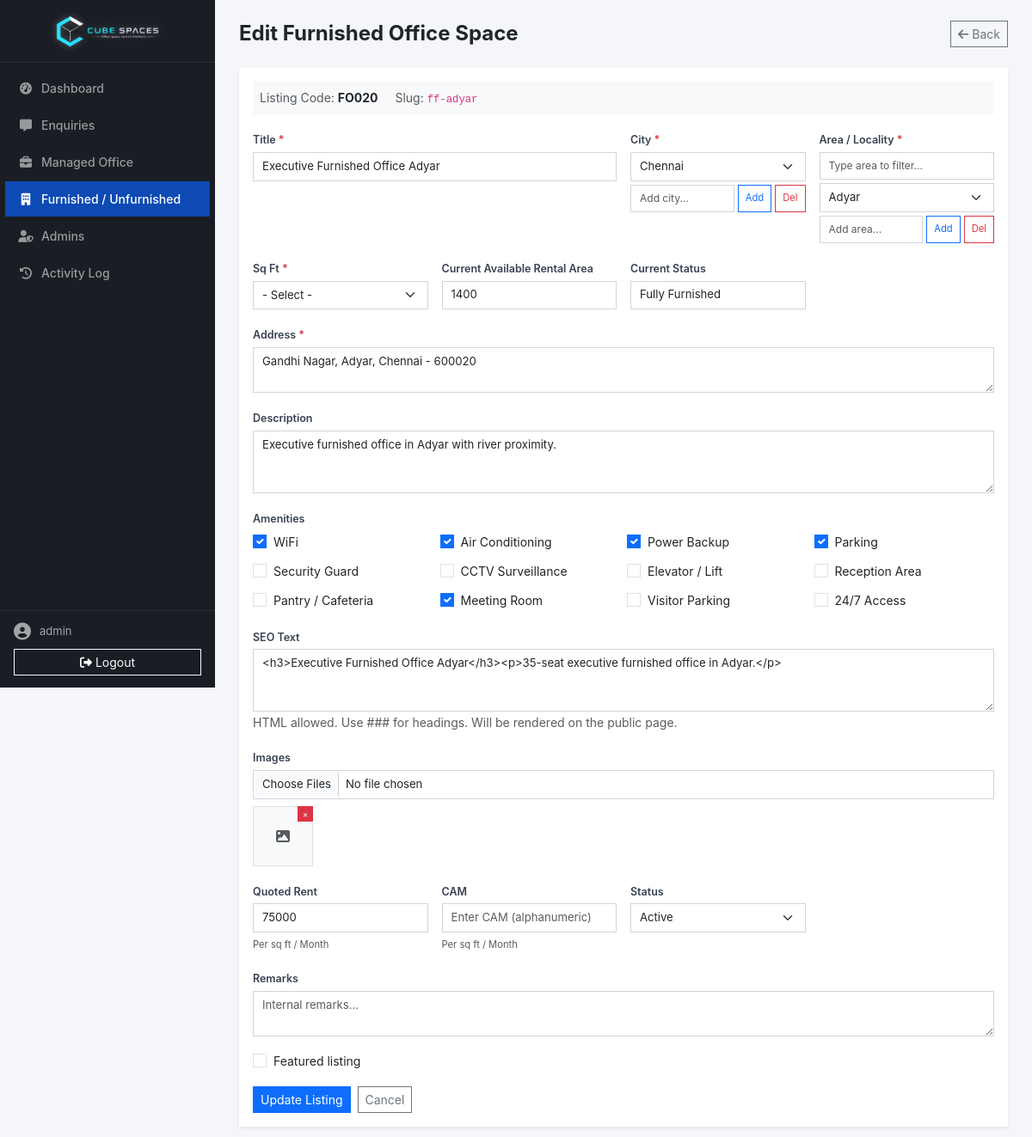
The page /admin/office-space.php?mode=edit&id=20&type=furnished (signed in) on the database its author committed.
### tables this page shows
CREATE TABLE IF NOT EXISTS `furnished_offices` (
  `id` int NOT NULL AUTO_INCREMENT PRIMARY KEY,
  `title` varchar(255) NOT NULL,
  `slug` varchar(255) UNIQUE,
  `description` longtext,
  `city` varchar(100),
  `area` varchar(150),
  `address` varchar(500),
  `latitude` decimal(10, 7),
  `longitude` decimal(10, 7),
  `price` varchar(255),
  `cam` TEXT DEFAULT NULL,
  `price_label` varchar(100),
  `total_seats` int,
  `available_sqft` varchar(100),
  `min_inventory` varchar(50),
  `inventory_type` varchar(100),
  `total_area_sqft` int,
  `amenities` json,
  `images` json,
  `status` enum('draft', 'published', 'archived') DEFAULT 'draft',
  `featured` tinyint(1) DEFAULT 0,
  `feature_highlights` json,
  `seo_text` longtext,
  `office_space_type` varchar(100),
  `listing_type` varchar(50),
  `listing_code` varchar(50),
  `created_at` timestamp DEFAULT CURRENT_TIMESTAMP,
  `updated_at` timestamp DEFAULT CURRENT_TIMESTAMP ON UPDATE CURRENT_TIMESTAMP
);

### lib/config.php (called while the page is built, shortened)
<?php
function get_listing_table(string $type): ?string {
    return ALLOWED_LISTING_TABLES[$type] ?? null;
}

### admin/office-space.php (the view, shortened to what this page needs)
<?php
require_once __DIR__ . '/layout.php';
$mode = $_GET['mode'] ?? 'list';
$editId = (int)($_GET['id'] ?? 0);
$editType = trim($_GET['type'] ?? ($mode === 'add' ? 'furnished' : ''));
$editTable = get_listing_table($editType) ?: 'furnished_offices';
if ($mode === 'add' || $mode === 'edit'):
    $listing = ['title'=>'', 'listing_type'=>'', 'description'=>'', 'city'=>'', 'area'=>'', 'address'=>'', 'price'=>'', 'cam'=>'', 'price_label'=>'', 'total_seats'=>'', 'total_area_sqft'=>'', 'available_sqft'=>'', 'min_inventory'=>'', 'inventory_type'=>'', 'amenities'=>'[]', 'images'=>'[]', 'status'=>'active', 'featured'=>0, 'office_space_type'=>'rent', 'feature_highlights'=>'[]', 'seo_text'=>'', 'remarks'=>'', 'latitude'=>null, 'longitude'=>null, 'listing_code'=>'', 'slug'=>''];
    if ($mode === 'edit' && $editId && $editTable) {
        $stmt = mysqli_prepare($conn, "SELECT * FROM $editTable WHERE id=?");
        mysqli_stmt_bind_param($stmt, 'i', $editId);
        mysqli_stmt_execute($stmt);
        $r = mysqli_stmt_get_result($stmt);
        $listing = mysqli_fetch_assoc($r);
    }
    $amenities = json_decode($listing['amenities'] ?? '[]', true);
    $images = array_values(array_filter(json_decode($listing['images'] ?? '[]', true) ?: [], function($img) {
        if (!is_string($img) || trim($img) === '') return false;
        if (parse_url($img, PHP_URL_HOST) || parse_url($img, PHP_URL_SCHEME)) return true;
        $path = parse_url($img, PHP_URL_PATH);
        if (!$path) return false;
        if (str_contains($path, 'serve_image.php')) return true;
        if (str_starts_with($path, '/uploads/listings/') && preg_match('/_\d+\.(jpg|jpeg|png|webp|gif)(\?.*)?$/i', $path)) return true;
        return file_exists(__DIR__ . '/..' . $path);
    }));
    $cities = mysqli_query($conn, "SELECT city FROM (SELECT city COLLATE utf8mb4_unicode_ci AS city FROM listing_cities UNION SELECT DISTINCT city COLLATE utf8mb4_unicode_ci AS city FROM furnished_offices WHERE city != '' UNION SELECT DISTINCT city COLLATE utf8mb4_unicode_ci AS city FROM unfurnished_offices WHERE city != '') AS c ORDER BY city");
    $amenityList = ['WiFi','Air Conditioning','Power Backup','Parking','Security Guard','CCTV Surveillance','Elevator / Lift','Reception Area','Pantry / Cafeteria','Meeting Room','Visitor Parking','24/7 Access'];
?>
<div class="d-flex justify-content-between align-items-center mb-4">
    <h4 class="fw-bold mb-0"><?= $mode === 'add' ? 'Add' : 'Edit' ?> <?= $mode === 'edit' ? ucfirst($editType) : '' ?> Office Space</h4>
    <a href="office-space.php" class="btn btn-outline-secondary btn-sm"><i class="fa-solid fa-arrow-left me-1"></i>Back</a>
</div>
<div class="card border-0 shadow-sm">
    <div class="card-body">
        <?php if ($mode === 'edit' && $listing['listing_code']): ?>
        <div class="mb-3 p-2 bg-light small">
            <span class="text-muted">Listing Code:</span> <strong><?= htmlspecialchars($listing['listing_code']) ?></strong>
            <?php if ($listing['slug']): ?><span class="ms-3 text-muted">Slug:</span> <code><?= htmlspecialchars($listing['slug']) ?></code><?php endif; ?>
        </div>
        <?php endif; ?>
        <form id="listingForm" class="row g-3 needs-validation" enctype="multipart/form-data" novalidate>
            <div class="col-md-6 position-relative">
                <label for="title" class="form-label small fw-semibold">Title <span class="text-danger">*</span></label>
                <input type="text" name="title" id="title" class="form-control form-control-sm" required value="<?= htmlspecialchars($listing['title']) ?>" placeholder="e.g. RMZ Millenia">
            </div>
            <div class="col-md-3 position-relative">
                <label for="city" class="form-label small fw-semibold">City <span class="text-danger">*</span></label>
                <select name="city" id="city" class="form-select form-select-sm" required onchange="filterAreasByCity()">
                    <?php if ($cities && mysqli_num_rows($cities)): mysqli_data_seek($cities, 0); while ($c = mysqli_fetch_assoc($cities)): ?>
                    <option value="<?= htmlspecialchars($c['city']) ?>" <?= $listing['city']===$c['city']?'selected':'' ?>><?= htmlspecialchars(ucfirst($c['city'])) ?></option>
                    <?php endwhile; endif; ?>
                </select>
                <div class="d-flex gap-1 mt-1">
                    <input type="text" id="newCity" class="form-control form-control-sm" placeholder="Add city..." style="font-size:0.75rem;">
                    <button type="button" class="btn btn-sm btn-outline-primary" onclick="window.addNewCity()" style="font-size:0.7rem;white-space:nowrap;">Add</button>
                    <button type="button" class="btn btn-sm btn-outline-danger" onclick="window.deleteCity()" style="font-size:0.7rem;white-space:nowrap;">Del</button>
                </div>
            </div>
            <div class="col-md-3 position-relative">
                <label for="area" class="form-label small fw-semibold">Area / Locality <span class="text-danger">*</span></label>
                <input type="text" id="areaSearch" class="form-control form-control-sm mb-1" placeholder="Type area to filter..." oninput="filterAreasByText(this)" style="font-size:0.75rem;">
                <select name="area" id="area" class="form-select form-select-sm" required>
                    <option value="">- Select -</option>
                </select>
                <div class="d-flex gap-1 mt-1">
                    <input type="text" id="newArea" class="form-control form-control-sm" placeholder="Add area..." style="font-size:0.75rem;">
                    <button type="button" class="btn btn-sm btn-outline-primary" onclick="window.addNewArea()" style="font-size:0.7rem;white-space:nowrap;">Add</button>
                    <button type="button" class="btn btn-sm btn-outline-danger" onclick="window.deleteArea()" style="font-size:0.7rem;white-space:nowrap;">Del</button>
                </div>
            </div>
            <div class="col-md-3 position-relative">
                <label for="available_sqft" class="form-label small fw-semibold">Sq Ft <span class="text-danger">*</span></label>
                <select name="available_sqft" id="available_sqft" class="form-select form-select-sm" required>
                    <option value="">- Select -</option>
                </select>
            </div>
            <div class="col-md-3 position-relative">
                <label for="total_area_sqft" class="form-label small fw-semibold">Current Available Rental Area</label>
                <input type="number" name="total_area_sqft" id="total_area_sqft" class="form-control form-control-sm" value="<?= htmlspecialchars($listing['total_area_sqft'] ?? '') ?>" placeholder="e.g. 5000">
            </div>
            <div class="col-md-3 position-relative">
                <label for="inventory_type" class="form-label small fw-semibold">Current Status</label>
                <input type="text" name="inventory_type" id="inventory_type" class="form-control form-control-sm" value="<?= htmlspecialchars($listing['inventory_type'] ?? '') ?>" placeholder="e.g. Ready to move in" oninput="validateInventoryType(this)">
            </div>
            <div class="col-12 position-relative">
                <label for="address" class="form-label small fw-semibold">Address <span class="text-danger">*</span></label>
                <textarea name="address" id="address" class="form-control form-control-sm" rows="2" required placeholder="Full address"><?= htmlspecialchars($listing['address']??'') ?></textarea>
            </div>
            <div class="col-12 position-relative">
                <label for="description" class="form-label small fw-semibold">Description</label>
                <textarea name="description" id="description" class="form-control form-control-sm" rows="3" placeholder="Describe the property"><?= htmlspecialchars($listing['description']??'') ?></textarea>
            </div>
            <div class="col-12">
                <label class="form-label small fw-semibold">Amenities</label>
                <div class="row g-2" id="amenitiesContainer">
                    <?php foreach ($amenityList as $amenity): ?>
                    <div class="col-md-3 col-6">
                        <div class="form-check">
                            <input type="checkbox" class="form-check-input amenity-check" value="<?= htmlspecialchars($amenity) ?>" id="amenity_<?= preg_replace('/[^a-zA-Z0-9]/', '_', $amenity) ?>" <?= in_array($amenity, $amenities) ? 'checked' : '' ?>>
                            <label class="form-check-label small" for="amenity_<?= preg_replace('/[^a-zA-Z0-9]/', '_', $amenity) ?>"><?= htmlspecialchars($amenity) ?></label>
                        </div>
                    </div>
                    <?php endforeach; ?>
                </div>
            </div>
            <div class="col-12 position-relative">
                <label for="seo_text" class="form-label small fw-semibold">SEO Text</label>
                <textarea name="seo_text" id="seo_text" class="form-control form-control-sm" rows="3" placeholder="&lt;h3&gt;About this Workspace&lt;/h3&gt;"><?= $listing['seo_text'] ?? '' ?></textarea>
                <small class="form-text text-muted">HTML allowed. Use ### for headings. Will be rendered on the public page.</small>
            </div>
            <div class="col-12">
                <label for="images" class="form-label small fw-semibold">Images</label>
                <input type="file" name="images[]" id="images" class="form-control form-control-sm" accept="image/*" multiple>
                <?php if (!empty($images)): ?>
                <div class="d-flex flex-wrap gap-2 mt-2" id="existingImagesContainer">
                    <?php foreach ($images as $img):
                        $imgPath = $_SERVER['DOCUMENT_ROOT'] . parse_url($img, PHP_URL_PATH);
                        $imgExists = file_exists($imgPath);
                    ?>
                    <div class="position-relative" data-src="<?= htmlspecialchars($img) ?>" style="width:70px;height:70px;">
                        <?php if ($imgExists): ?>
                        <img src="<?= htmlspecialchars($img) ?>" class="border" style="width:70px;height:70px;object-fit:cover;" loading="lazy" alt="Listing image">
                        <?php else: ?>
                        <div class="d-flex align-items-center justify-content-center border bg-light" style="width:70px;height:70px;"><i class="fa-solid fa-image text-muted"></i></div>
                        <?php endif; ?>
                        <button type="button" class="btn btn-sm btn-danger position-absolute top-0 end-0 p-0" style="width:18px;height:18px;font-size:10px;line-height:1;" onclick="removeExistingImage(this)">&times;</button>
                    </div>
                    <?php endforeach; ?>
                </div>
                <?php endif; ?>
            </div>
            <div class="col-12 col-sm-6 col-md-3 position-relative">
                <label for="price" class="form-label small fw-semibold">Quoted Rent</label>
                <input type="text" name="price" id="price" class="form-control form-control-sm" value="<?= htmlspecialchars($listing['price']??'') ?>" placeholder="Enter quoted rent">
                <small class="form-text text-muted" style="font-size:0.7rem;">Per sq ft / Month</small>
            </div>
            <div class="col-12 col-sm-6 col-md-3 position-relative">
                <label for="cam" class="form-label small fw-semibold">CAM</label>
                <input type="text" name="cam" id="cam" class="form-control form-control-sm" value="<?= htmlspecialchars($listing['cam']??'') ?>" placeholder="Enter CAM (alphanumeric)">
                <small class="form-text text-muted" style="font-size:0.7rem;">Per sq ft / Month</small>
            </div>
            <div class="col-12 col-sm-6 col-md-3 position-relative">
                <label for="status" class="form-label small fw-semibold">Status</label>
                <select name="status" id="status" class="form-select form-select-sm">
                    <option value="active" <?= ($listing['status']??'active')==='active'?'selected':'' ?>>Active</option>
                </select>
            </div>
            <div class="col-12">
                <label for="remarks" class="form-label small fw-semibold">Remarks</label>
                <textarea name="remarks" id="remarks" class="form-control form-control-sm" rows="2" placeholder="Internal remarks..."><?= htmlspecialchars($listing['remarks']??'') ?></textarea>
            </div>
            <div class="col-12">
                <div class="form-check">
                    <input type="checkbox" name="featured" value="1" class="form-check-input" id="featuredCheck" <?= $listing['featured']?'checked':'' ?>>
                    <label class="form-check-label small" for="featuredCheck">Featured listing</label>
                </div>
            </div>
            <div class="col-12 d-flex gap-2">
                <button type="submit" class="btn btn-primary btn-sm"><?= $mode === 'add' ? 'Create Listing' : 'Update Listing' ?></button>
                <a href="office-space.php" class="btn btn-outline-secondary btn-sm">Cancel</a>
            </div>
        </form>
    </div>
</div>
<?php endif; ?>
<?php require_once __DIR__ . '/footer.php'; ?>

### assets/css/admin.css (style rules this page uses)
* { border-radius: 0 !important; }
:root { --admin-sidebar-width: 250px; --admin-primary: #0d4ab4; --admin-primary-dark: #083891; --admin-bg: #f4f6f9; --admin-card-shadow: 0 1px 4px rgba(0,0,0,0.06); }
body { font-family: 'Inter', sans-serif; background: var(--admin-bg); padding-top: 0; -webkit-font-smoothing: antialiased; }
.form-label { font-size: 0.78rem; font-weight: 600; color: #374151; margin-bottom: 4px; }
.form-control-sm, .form-select-sm { font-size: 0.82rem; padding: 6px 10px; border-color: #d1d5db; }

### rows shown on the page
furnished_offices: listing_code "FO020", slug "ff-adyar", title "Executive Furnished Office Adyar", city "Chennai", total_area_sqft "1400", inventory_type "Fully Furnished", address "Gandhi Nagar, Adyar, Chennai - 600020", description "Executive furnished office in Adyar with river proximity.", amenities "☑", seo_text "<h3>Executive Furnished Office Adyar</h3><p>35-seat executive furnished office in Adyar.</p>", price "75000"

### other values the page prints
$adminUser "admin"
$editType "Furnished"
$amenity "WiFi"
$amenity "Air Conditioning"
$amenity "Power Backup"
$amenity "Parking"
$amenity "Security Guard"
$amenity "CCTV Surveillance"
$amenity "Elevator / Lift"
$amenity "Reception Area"
$amenity "Pantry / Cafeteria"
$amenity "Meeting Room"
$amenity "Visitor Parking"
$amenity "24/7 Access"
